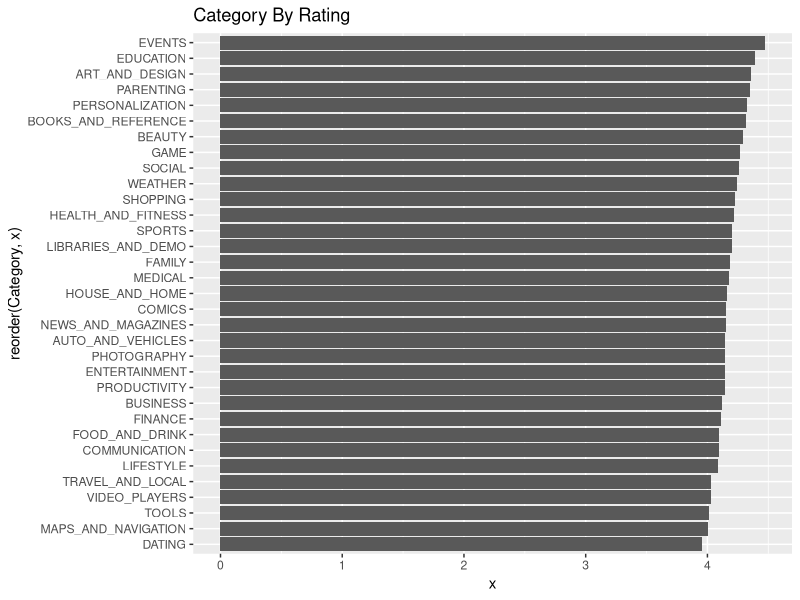
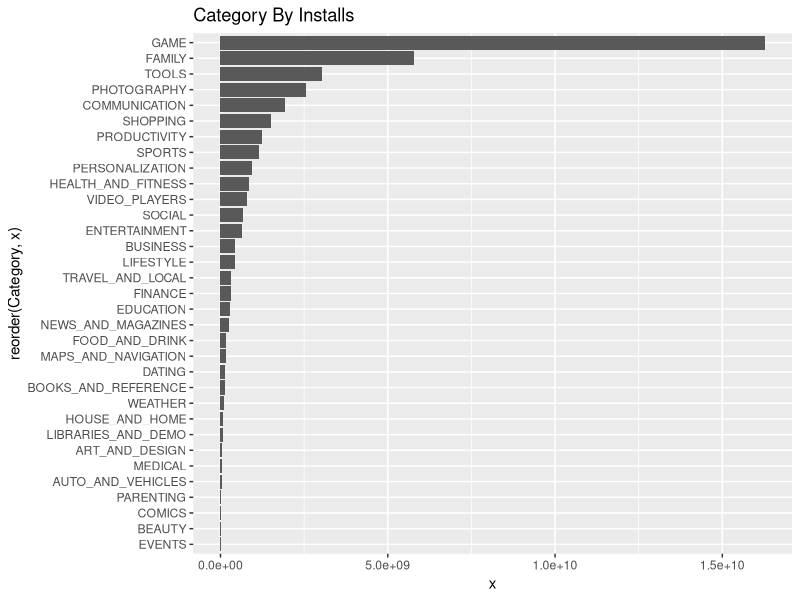
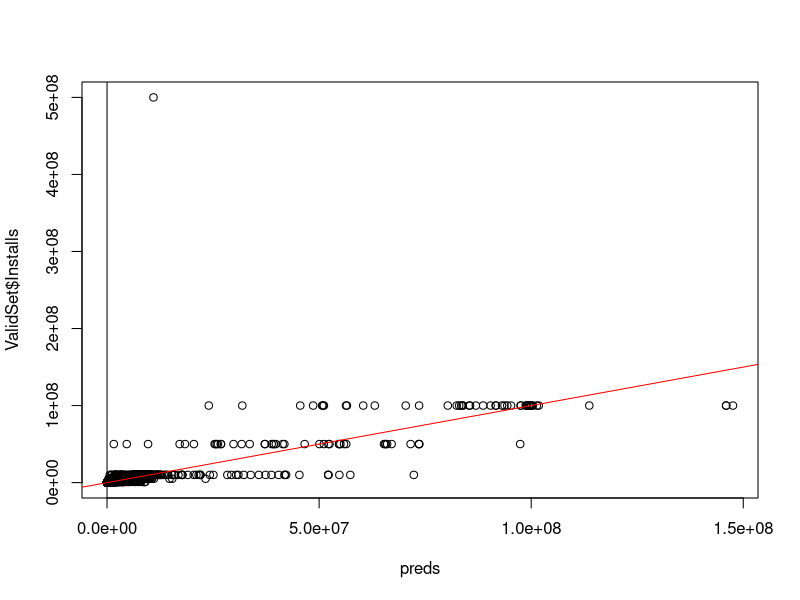
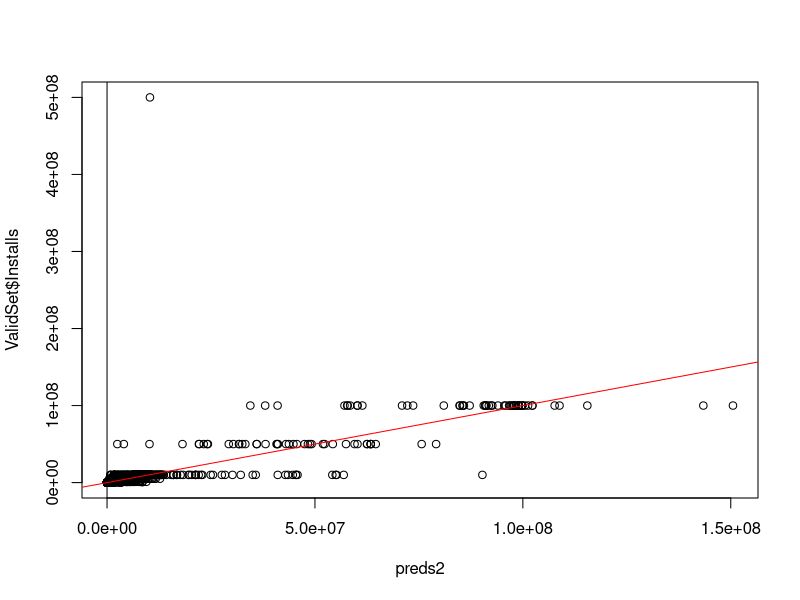

Recreate these plots in R, in order. (Note: a time limit stopped this script after it produced the figures.)
## ---- chunk 1
knitr::opts_chunk$set(echo = TRUE)
## ---- chunk 2
library(ggplot2)
library(cluster)
library(caret)
library(rpart)
library(ggthemes)
library(randomForest)

## ---- chunk 3
d <- read.csv("googleplaystore.csv")
d <- d[d$Size != 'Varies with device',]
d <- d[d$Current.Ver != 'Varies with device',]
d <- d[!is.nan(d$Current.Ver),]
d <- d[!is.nan(d$Rating),]
d <- d[!is.nan(d$Price),]
d <- d[!is.nan(d$Type),]
d$Installs <- gsub(',', '', d$Installs)
d$Installs <- gsub('\\+', '', d$Installs)
d$Installs <- as.numeric(as.character((d$Installs)))
d$Current.Ver <- gsub('[a-z_()A-Z\\-\\+]', '', d$Current.Ver)
d$Price <- gsub('\\$', '', d$Price)
d$Price <- as.numeric(as.character((d$Price)))
d$Updates <- ifelse(d$Current.Ver >= 2 , ifelse(d$Current.Ver >= 4, 2, 1), 0)
d <- subset(d, select = c('App','Category','Rating','Reviews','Size','Installs','Type','Price','Content.Rating','Last.Updated','Updates','Android.Ver' ))
d <- d[order(d$Installs, decreasing = TRUE),]

d=na.omit(d)
doutliers <- d
d <- tail(d, nrow(d) -34)

## ---- chunk 4

yz <- subset(d, select =c('Category', 'Installs'))
yz<-aggregate(yz$Installs, by=list(Category=yz$Category), FUN=sum)

xz <- subset(d, select =c('Category', 'Rating'))
xz<-aggregate(xz$Rating, by=list(Category=xz$Category), FUN=mean)


## ---- chunk 5



g <- ggplot(xz, aes(reorder(Category,x),x))
g2 <- ggplot(yz, aes(reorder(Category,x),x))

g + geom_bar(stat = "identity") + coord_flip() + ggtitle("Category By Rating")
g2 + geom_bar(stat = "identity") + coord_flip()+ ggtitle("Category By Installs")
## ---- chunk 6


set.seed(100)
train <- sample(nrow(d), 0.7*nrow(d), replace = FALSE)
TrainSet <- d[train,]
ValidSet <- d[-train,]


model1 <- randomForest(Installs ~ Category +Type + Rating + Reviews , data = TrainSet, nTrees = 300, mtry = 3, importance = TRUE, savePredictions = "final", classProbs = TRUE)

model1

## ---- chunk 7

preds <- predict(model1, ValidSet)
head(preds)

actuals <- predict(model1, TrainSet)
head(actuals)


plot(preds, ValidSet$Installs) + abline(preds,actuals) + abline(0,1, col='red') 
## ---- chunk 8
imp <- importance(model1)
imp

## ---- chunk 9
model2 <- randomForest(Installs ~ Category +Type + Rating + Reviews + Price + Content.Rating + Updates , data = TrainSet, nTrees = 500, mtry = 3, importance = TRUE, savePredictions = "final", classProbs = TRUE)


model2



## ---- chunk 10
imp2 <- importance(model2)
imp2
FeatureImportance <- as.data.frame(imp2)
names(FeatureImportance) <- c("IncMSE", "IncNodePurity")
FeatureImportance <- FeatureImportance[order(FeatureImportance$IncMSE, decreasing =  TRUE),]
FeatureImportance

## ---- chunk 11

preds2 <- predict(model2, ValidSet)
head(preds)

actuals2 <- predict(model2, TrainSet)
head(actuals)


plot(preds2, ValidSet$Installs) + abline(preds2,actuals2) + abline(0,1, col='red') 

ValidSet$preds <- preds2

write.table(ValidSet, file = 'validset.csv', sep = ",", row.names = F)
## ---- chunk 12
set.seed(4000)
dmv = dummyVars(~Category + Reviews + Rating + Size + Type + Price + Content.Rating + Last.Updated + Updates + Android.Ver , data = doutliers)
features = predict(dmv, doutliers)
y = doutliers$Installs

ctr <- trainControl(method = "cv", number = 4, classProbs = F, search='random')
fit = train(features,y,
            method = 'rpart',
            trControl = ctr, tuneLength = 10)
fit


## ---- chunk 13

d <- na.omit(d)

dmv = dummyVars(~Category + Rating , data = d)
features = predict(dmv, d)
y = d$Installs

ctr <- trainControl(method = "cv", number = 4, classProbs = F, search='random')
fit = train(features,y,
            method = 'rpart',
            trControl = ctr, tuneLength = 10)
fit
## ---- chunk 14
set.seed(4000)
dmv = dummyVars(~Category + Reviews + Rating, data = d)
features = predict(dmv,d)
y = d$Installs

ctr <- trainControl(method = "cv", number = 4, classProbs = F, search = "random")
fit <- train(features,y , method = 'rpart', trControl = ctr, tuneLength = 10)
fit

## ---- chunk 15

dmv = dummyVars(~Category + Rating , data = d)
features = predict(dmv, d)
y = d$Installs

ctr <- trainControl(method = "cv", number = 4, classProbs = F, search='random')
fit = train(features,y,
            method = 'rpart',
            trControl = ctr, tuneLength = 10)
fit
## ---- chunk 16
#Initialize random variable
set.seed(30)
d$Reviews <- as.numeric(d$Reviews)

d1<- subset(d, select=c("Installs", "Rating"))
clusters2<- kmeans(scale(d1), 4, nstart=25)
d1$cluster=as.factor(clusters2$cluster)
ggplot(d1, aes(x=Rating, y=Installs, color=cluster)) +geom_point()


d2<- subset(d, select=c("Installs", "Updates"))
clusters3<- kmeans(scale(d2), 4, nstart=25)
d2$cluster=as.factor(clusters3$cluster)
ggplot(d2, aes(x=Updates, y=Installs, color=cluster)) +geom_point()

d3<- subset(d, select=c("Installs", "Reviews"))
clusters4<- kmeans(scale(d3), 4, nstart=25)
d3$cluster=as.factor(clusters4$cluster)
ggplot(d3, aes(x=Reviews, y=Installs, color=cluster)) +geom_point()
